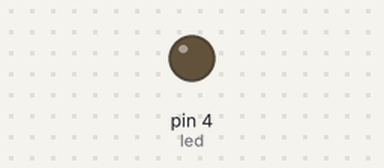
Bench run of a sketch on a simulated Arduino Uno, built with avr-gcc and run on an emulated ATmega328P. Shown: output pins drawn as LEDs (lit = HIGH).

Above: at 1.3 s.
At 3.5 s:
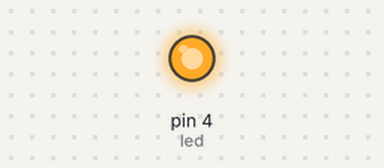
Timing chart, 0 to 9.4 s (numbered marks = the images above):
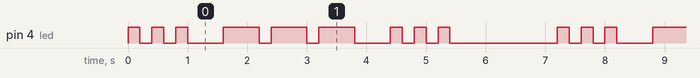

Measured:
- by itself, pin 4 (led): repeats every 7.2 s: 2 × (LOW 0.20 s, HIGH 0.20 s), LOW 0.60 s, 2 × (HIGH 0.60 s, LOW 0.20 s), HIGH 0.60 s, LOW 0.60 s, 2 × (HIGH 0.20 s, LOW 0.20 s), HIGH 0.20 s, LOW 1.8 s, HIGH 0.20 s
- by itself, everything shown: repeats every 7.2 s, in 18 steps

The sketch:

SOS.ino
```cpp
#define led 4
#define ledOn digitalWrite(led, HIGH)
#define ledOff digitalWrite(led, LOW)
#define court 200
#define along 600
#define between 1200

char sos[3] = {'s','o','s'};
char s[3] = {'.','.','.'};
char o[3] = {'-','-','-'};


void playLetter(char *c){
  byte i;
  for(i=0; i<3; i++){
    if(c[i] == '.'){ ledOn; delay(court); ledOff; }
    if(c[i] == '-'){ ledOn; delay(along); ledOff; }
    if(i != 2){
      delay(court);
     }
  }

}

void pickLetter(char c){
  switch(c){
    case 's':
        playLetter(s);
        break;
    case 'o':
        playLetter(o);
        break;
    default:
        break;
  }
}

void setup() {
  // put your setup code here, to run once:
  pinMode (led, OUTPUT);
  Serial.begin(9600);
}

void loop() {
  // put your main code here, to run repeatedly:
  byte i = 0;
  for(i=0;i < 3 ; i++){
          pickLetter(sos[i]);
          delay(along);
  }
  delay(between);
}
```
